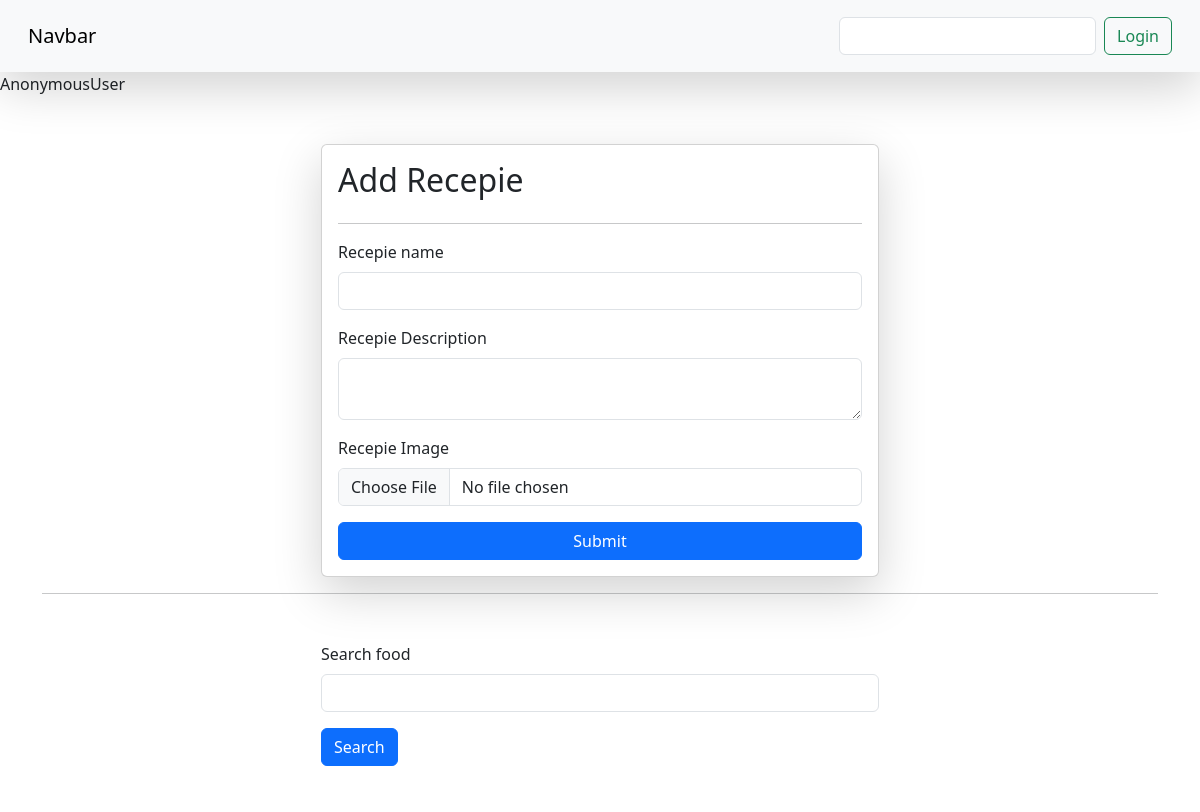
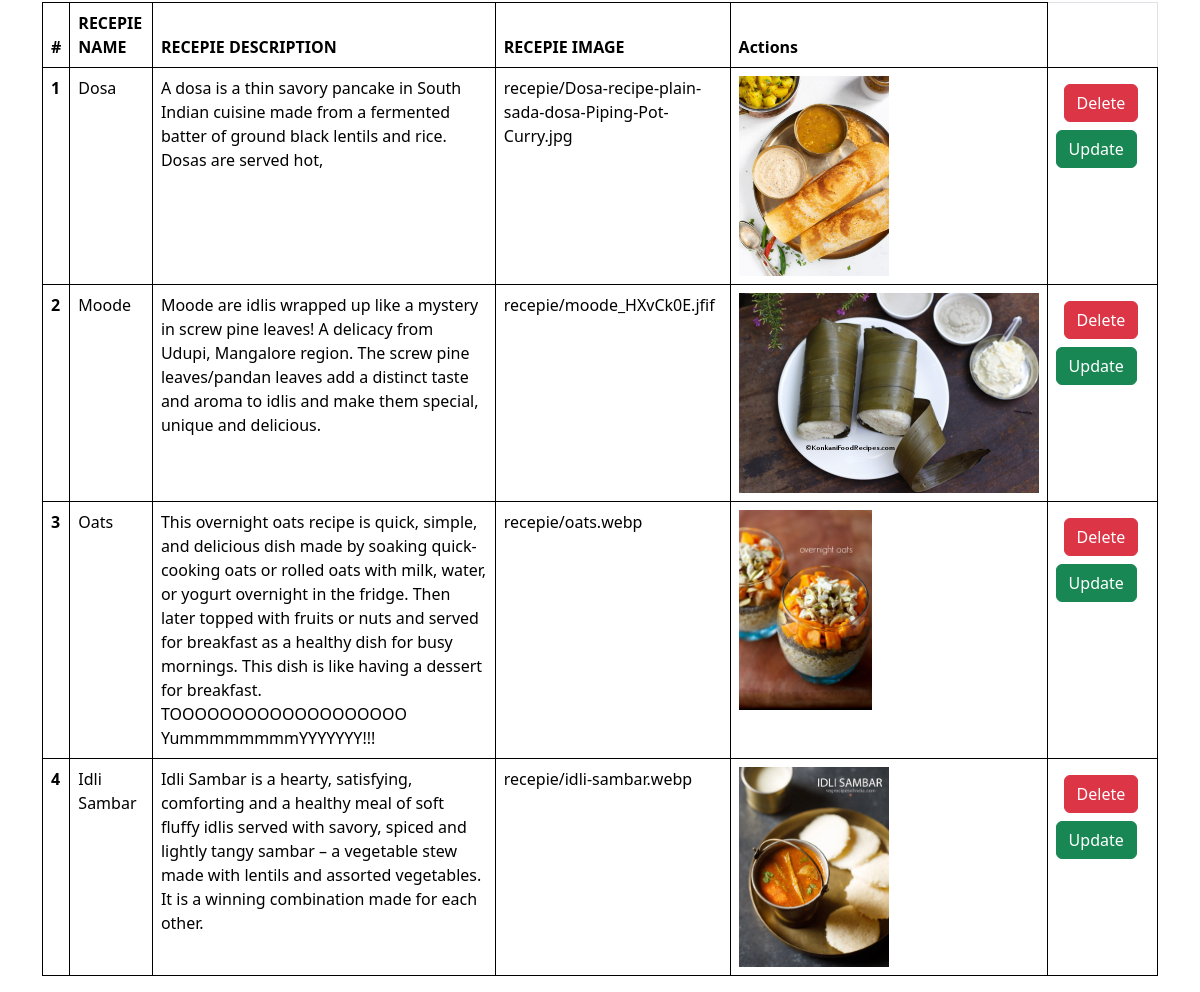
/recepies/, run on the app's committed database (2 pictures, top to bottom).
### vege/models.py (models this page shows)
class Recepie(models.Model):
    user = models.ForeignKey(User,on_delete = models.SET_NULL , null = True, blank = True)
    recepie_name = models.CharField(max_length=100)
    recepie_discription = models.TextField()
    recepie_image = models.ImageField(upload_to = "recepie")

### vege/views.py (the view, shortened to what this page needs)
# urls.py: path('recepies/',recepies,name = "recepies"),
def recepies(request):
    queryset= Recepie.objects.all()
    if request.GET.get('search'):
        queryset = queryset.filter(recepie_name__icontains = request.GET.get('search'))
        print(request.GET.get('search'))
    context = {'recepies': queryset}
    return render(request, 'recepies.html', context)

### vege/templates/recepies.html (shortened to what this page needs)
{% extends "base.html" %}
{% block start %}
{{request.user}}
<div class="container mt-5">
    <form class="col-6 mx-auto card p-3 shadow-lg" method="post" enctype="multipart/form-data">
      <h2>Add Recepie</h2>
        <hr>
        <div class="mb-3">
          <label for="exampleInputEmail1" class="form-label">Recepie name</label>
          <input name="recepie_name" required type ="text" class="form-control" >
        </div>
        <div class="mb-3">
          <label for="exampleInputPassword1" class="form-label">Recepie Description </label>
          <textarea class="form-control" name="recepie_discription"  required type ="text"></textarea>
        </div>
        <div class="mb-3">
            <label for="exampleInputPassword1"  class="form-label">Recepie Image </label>
            <input type="file" class="form-control" name ="recepie_image">
          </div>
        <button type="submit" class="btn btn-primary">Submit</button>
      </form>
<hr>
      <div class = "mt-5">
        <div class = "mx-auto col-6">
          <form>
          <div class = "mb-3">
            <label for="exampleInputEmail1" class ="form-label">Search food</label>
            <input name = "search"  type = "text" class =" form-control">
          </div>
          <button type = "submit" class="btn btn-primary">Search</button>
        </form>
        </div>
      </div>
      <table class="table mt-5">
        <thead>
          <tr>
            <th scope="col">#</th>
            <th scope="col">RECEPIE NAME</th>
            <th scope="col">RECEPIE DESCRIPTION</th>
            <th scope="col">RECEPIE IMAGE</th>
            <th scope="col">Actions</th>
          </tr>
        </thead>
        <tbody>
          {% for recepie in recepies %}
          <tr>
            <th scope="row">{{forloop.counter}}</th>
            <td>{{recepie.recepie_name}}</td>
            <td>{{recepie.recepie_discription}}</td>
            <td>{{recepie.recepie_image}}</td>
            <td> <img src="/media/{{recepie.recepie_image}}" style="height:200px"> </td>
            <td>
              <a href="/delete-recepie/{{recepie.id}}/" class = "btn btn-danger m-2">Delete</a>
              <a href="/update-recepie/{{recepie.id}}" class="btn btn-success">Update</a>
            </td>
          </tr>
          {% endfor %}
        </tbody>
      </table>
</div>
{% endblock %}

### home/templates/base.html (shortened to what this page needs)
<!DOCTYPE html>
<html lang="en">
<head>
    <link href="https://cdn.jsdelivr.net/npm/bootstrap@5.3.1/dist/css/bootstrap.min.css" rel="stylesheet">
</head>
<body>
    <nav class="navbar dark p-3 bg-body-tertiary bg-danger shadow-lg">
    <div class="container-fluid">
        <a class = "navbar-brand">Navbar</a>
        <form class="d-flex" role="search">
            <input class="form-control me-2" type="search" aria-Label="Search">
            {% if request.user.is_authenticated %}
                <a href="/logout/" class = "btn btn-outline-success" type="submit">Logout</a>
            {% else %}
            <a href="/login/" class = "btn btn-outline-success" type="submit">Login</a>
                {% endif %}
        </form>
    </div></nav>
    {% block start %}
    {% endblock %}
</body>
</html>

### home/templates/base.html (style rules this page uses)
table , th,td { border:1px solid black }

### data on the page
Recepie: recepie_name "Dosa", recepie_discription "A dosa is a thin savory pancake in South Indian cuisine made from a fermented batter of ground black lentils and rice. Dosas are served hot,", recepie_image "recepie/Dosa-recipe-plain-sada-dosa-Piping-Pot-Curry.jpg", recepie_image (picture)
Recepie: recepie_name "Moode", recepie_discription "Moode are idlis wrapped up like a mystery in screw pine leaves! A delicacy from Udupi, Mangalore region. The screw pine leaves/pandan leaves add a distinct taste and aroma to idlis and make them special, unique and delicious.", recepie_image "recepie/moode_HXvCk0E.jfif", recepie_image (picture)
Recepie: recepie_name "Oats", recepie_discription "This overnight oats recipe is quick, simple, and delicious dish made by soaking quick-cooking oats or rolled oats with milk, water, or yogurt overnight in the fridge. Then later topped with fruits or nuts and served for breakfast as a healthy dish for busy mornings. This dish is like having a dessert for breakfast. TOOOOOOOOOOOOOOOOOOO YummmmmmmmYYYYYYY!!!", recepie_image "recepie/oats.webp", recepie_image (picture)
Recepie: recepie_name "Idli Sambar", recepie_discription "Idli Sambar is a hearty, satisfying, comforting and a healthy meal of soft fluffy idlis served with savory, spiced and lightly tangy sambar – a vegetable stew made with lentils and assorted vegetables. It is a winning combination made for each other.", recepie_image "recepie/idli-sambar.webp", recepie_image (picture)

### other printed values
{{ request.user }} "AnonymousUser"
